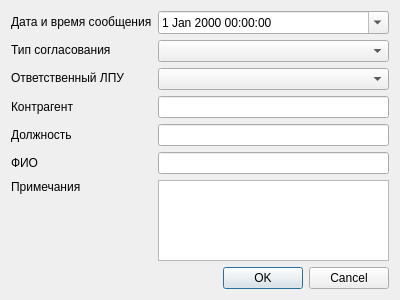
<?xml version="1.0" encoding="UTF-8"?>
<ui version="4.0">
 <class>ClientQuotaDiscussionEditor</class>
 <widget class="QDialog" name="ClientQuotaDiscussionEditor">
  <property name="geometry">
   <rect>
    <x>0</x>
    <y>0</y>
    <width>400</width>
    <height>300</height>
   </rect>
  </property>
  <property name="windowTitle">
   <string>Dialog</string>
  </property>
  <layout class="QGridLayout" name="gridLayout">
   <item row="0" column="0">
    <layout class="QVBoxLayout" name="verticalLayout">
     <item>
      <widget class="QLabel" name="lblDateMessage">
       <property name="text">
        <string>Дата и время сообщения</string>
       </property>
      </widget>
     </item>
     <item>
      <widget class="QLabel" name="lblAgreementType">
       <property name="text">
        <string>Тип согласования</string>
       </property>
      </widget>
     </item>
     <item>
      <widget class="QLabel" name="lblResponsiblePerson">
       <property name="text">
        <string>Ответственный ЛПУ</string>
       </property>
      </widget>
     </item>
     <item>
      <widget class="QLabel" name="lblCosignatory">
       <property name="text">
        <string>Контрагент</string>
       </property>
      </widget>
     </item>
     <item>
      <widget class="QLabel" name="lblCosignatoryPost">
       <property name="text">
        <string>Должность</string>
       </property>
      </widget>
     </item>
     <item>
      <widget class="QLabel" name="lblCosignatoryName">
       <property name="text">
        <string>ФИО</string>
       </property>
      </widget>
     </item>
    </layout>
   </item>
   <item row="0" column="1" colspan="2">
    <layout class="QVBoxLayout" name="verticalLayout_2">
     <item>
      <widget class="QDateTimeEdit" name="edtDateMessage">
       <property name="calendarPopup">
        <bool>true</bool>
       </property>
      </widget>
     </item>
     <item>
      <widget class="CRBComboBox" name="cmbAgreementType"/>
     </item>
     <item>
      <widget class="CRBComboBox" name="cmbResponsiblePerson"/>
     </item>
     <item>
      <widget class="QLineEdit" name="edtCosignatory"/>
     </item>
     <item>
      <widget class="QLineEdit" name="edtCosignatoryPost"/>
     </item>
     <item>
      <widget class="QLineEdit" name="edtCosignatoryName"/>
     </item>
    </layout>
   </item>
   <item row="1" column="0">
    <layout class="QVBoxLayout" name="verticalLayout_3">
     <item>
      <widget class="QLabel" name="lblRemark">
       <property name="text">
        <string>Примечания</string>
       </property>
      </widget>
     </item>
     <item>
      <spacer name="verticalSpacer">
       <property name="orientation">
        <enum>Qt::Vertical</enum>
       </property>
       <property name="sizeHint" stdset="0">
        <size>
         <width>20</width>
         <height>40</height>
        </size>
       </property>
      </spacer>
     </item>
    </layout>
   </item>
   <item row="1" column="1" colspan="2">
    <widget class="QTextEdit" name="edtRemark"/>
   </item>
   <item row="2" column="2">
    <widget class="QDialogButtonBox" name="buttonBox">
     <property name="orientation">
      <enum>Qt::Horizontal</enum>
     </property>
     <property name="standardButtons">
      <set>QDialogButtonBox::Cancel|QDialogButtonBox::Ok</set>
     </property>
    </widget>
   </item>
  </layout>
 </widget>
 <customwidgets>
  <customwidget>
   <class>CRBComboBox</class>
   <extends>QComboBox</extends>
   <header>library/crbcombobox.h</header>
  </customwidget>
 </customwidgets>
 <resources/>
 <connections>
  <connection>
   <sender>buttonBox</sender>
   <signal>accepted()</signal>
   <receiver>ClientQuotaDiscussionEditor</receiver>
   <slot>accept()</slot>
   <hints>
    <hint type="sourcelabel">
     <x>248</x>
     <y>254</y>
    </hint>
    <hint type="destinationlabel">
     <x>157</x>
     <y>274</y>
    </hint>
   </hints>
  </connection>
  <connection>
   <sender>buttonBox</sender>
   <signal>rejected()</signal>
   <receiver>ClientQuotaDiscussionEditor</receiver>
   <slot>reject()</slot>
   <hints>
    <hint type="sourcelabel">
     <x>316</x>
     <y>260</y>
    </hint>
    <hint type="destinationlabel">
     <x>286</x>
     <y>274</y>
    </hint>
   </hints>
  </connection>
 </connections>
</ui>
